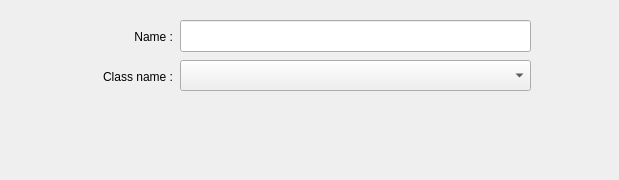
<?xml version="1.0" encoding="UTF-8"?>
<ui version="4.0">
 <class>AddFeature</class>
 <widget class="QDockWidget" name="AddFeature">
  <property name="geometry">
   <rect>
    <x>0</x>
    <y>0</y>
    <width>619</width>
    <height>180</height>
   </rect>
  </property>
  <property name="minimumSize">
   <size>
    <width>100</width>
    <height>155</height>
   </size>
  </property>
  <property name="windowTitle">
   <string>Select feature type:</string>
  </property>
  <widget class="QWidget" name="dockWidgetContents">
   <widget class="QLineEdit" name="projectUid">
    <property name="geometry">
     <rect>
      <x>180</x>
      <y>20</y>
      <width>351</width>
      <height>32</height>
     </rect>
    </property>
    <property name="sizePolicy">
     <sizepolicy hsizetype="Expanding" vsizetype="Expanding">
      <horstretch>0</horstretch>
      <verstretch>0</verstretch>
     </sizepolicy>
    </property>
    <property name="minimumSize">
     <size>
      <width>0</width>
      <height>0</height>
     </size>
    </property>
    <property name="text">
     <string/>
    </property>
    <property name="clearButtonEnabled">
     <bool>true</bool>
    </property>
   </widget>
   <widget class="QComboBox" name="detectionModel">
    <property name="geometry">
     <rect>
      <x>180</x>
      <y>60</y>
      <width>351</width>
      <height>31</height>
     </rect>
    </property>
    <property name="sizePolicy">
     <sizepolicy hsizetype="Expanding" vsizetype="Expanding">
      <horstretch>0</horstretch>
      <verstretch>0</verstretch>
     </sizepolicy>
    </property>
    <property name="editable">
     <bool>false</bool>
    </property>
    <property name="currentText">
     <string/>
    </property>
    <property name="insertPolicy">
     <enum>QComboBox::InsertAtBottom</enum>
    </property>
    <property name="duplicatesEnabled">
     <bool>true</bool>
    </property>
   </widget>
   <widget class="QLabel" name="label_2">
    <property name="geometry">
     <rect>
      <x>70</x>
      <y>60</y>
      <width>103</width>
      <height>33</height>
     </rect>
    </property>
    <property name="sizePolicy">
     <sizepolicy hsizetype="Expanding" vsizetype="Expanding">
      <horstretch>0</horstretch>
      <verstretch>0</verstretch>
     </sizepolicy>
    </property>
    <property name="text">
     <string>Class name :</string>
    </property>
    <property name="alignment">
     <set>Qt::AlignRight|Qt::AlignTrailing|Qt::AlignVCenter</set>
    </property>
   </widget>
   <widget class="QLabel" name="label_3">
    <property name="geometry">
     <rect>
      <x>70</x>
      <y>20</y>
      <width>103</width>
      <height>33</height>
     </rect>
    </property>
    <property name="sizePolicy">
     <sizepolicy hsizetype="Expanding" vsizetype="Expanding">
      <horstretch>0</horstretch>
      <verstretch>0</verstretch>
     </sizepolicy>
    </property>
    <property name="text">
     <string>Name :</string>
    </property>
    <property name="alignment">
     <set>Qt::AlignRight|Qt::AlignTrailing|Qt::AlignVCenter</set>
    </property>
   </widget>
  </widget>
 </widget>
 <resources/>
 <connections/>
</ui>
